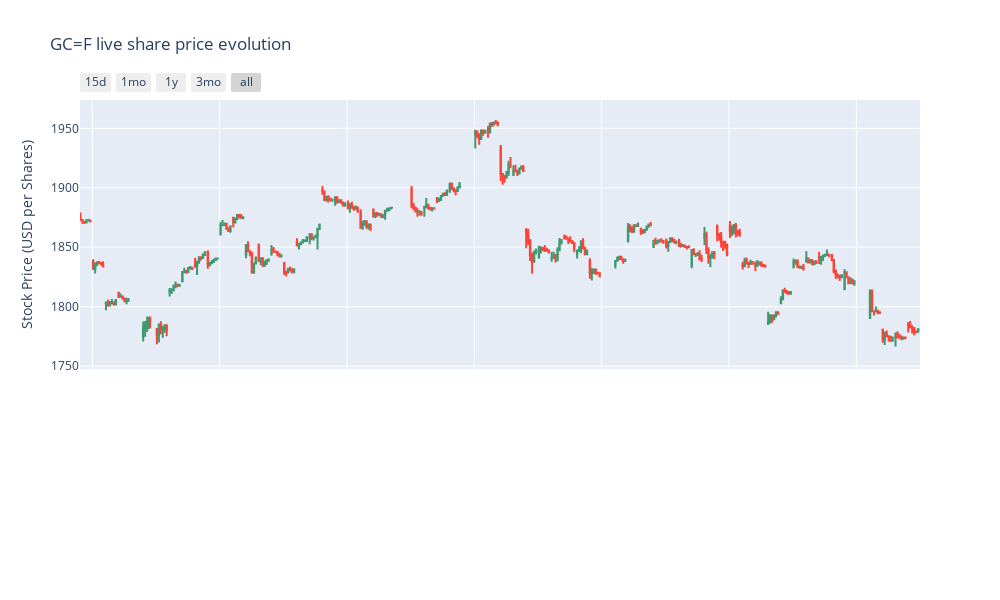

This figure's notebook cell:
### Code cell
for i in range(len(num_name)):
    MacdPlotly(i)

### Figure 1 — Plotly figure (JSON) as saved in the notebook; plotly's stock layout.template omitted (floating-point values rounded to 4 significant figures; data arrays with more than 128 entries replaced by an {"elided": "..."} marker saying what was removed)
{"data": [{"close": {"elided": "1380 float values"}, "high": {"elided": "1380 float values"}, "low": {"elided": "1380 float values"}, "name": "GC=F ", "open": {"elided": "1380 float values"}, "type": "candlestick", "x": {"elided": "1380 str values"}, "xaxis": "x", "yaxis": "y"}], "layout": {"height": 600, "hovermode": "x unified", "title": {"text": "GC=F live share price evolution"}, "width": 1000, "xaxis": {"anchor": "y", "domain": [0, 1], "matches": "x2", "rangebreaks": [{"bounds": ["sat", "mon"]}, {"bounds": [16, 9.5], "pattern": "hour"}], "rangeselector": {"buttons": [{"count": 15, "label": "15d", "step": "day", "stepmode": "backward"}, {"count": 1, "label": "1mo", "step": "month", "stepmode": "backward"}, {"count": 1, "label": "1y", "step": "year", "stepmode": "todate"}, {"count": 3, "label": "3mo", "step": "month", "stepmode": "backward"}, {"step": "all"}]}, "rangeslider": {"visible": false}, "showticklabels": false}, "xaxis2": {"anchor": "y2", "domain": [0, 1], "rangebreaks": [{"bounds": ["sat", "mon"]}, {"bounds": [16, 9.5], "pattern": "hour"}], "rangeselector": {"buttons": [{"count": 15, "label": "15d", "step": "day", "stepmode": "backward"}, {"count": 1, "label": "1mo", "step": "month", "stepmode": "backward"}, {"count": 1, "label": "1y", "step": "year", "stepmode": "todate"}, {"count": 3, "label": "3mo", "step": "month", "stepmode": "backward"}, {"step": "all"}]}, "rangeslider": {"visible": false}}, "yaxis": {"anchor": "x", "domain": [0.3598, 1], "title": {"text": "Stock Price (USD per Shares)"}}, "yaxis2": {"anchor": "x2", "domain": [0, 0.3448]}}}
